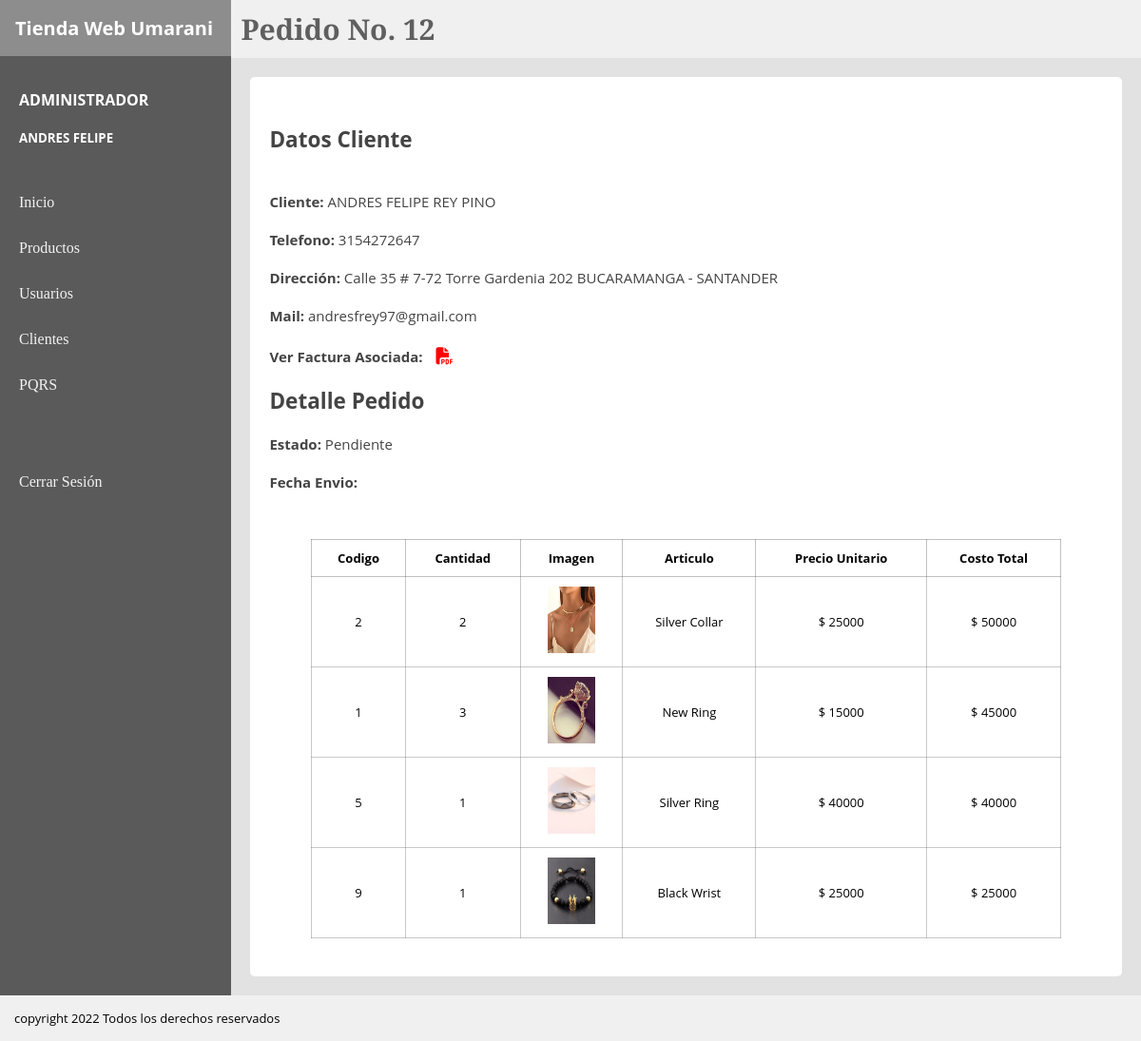
/Controller/mostrarDetallePedido.php?vis=12 (signed in), run on an earlier commit of the app's database.
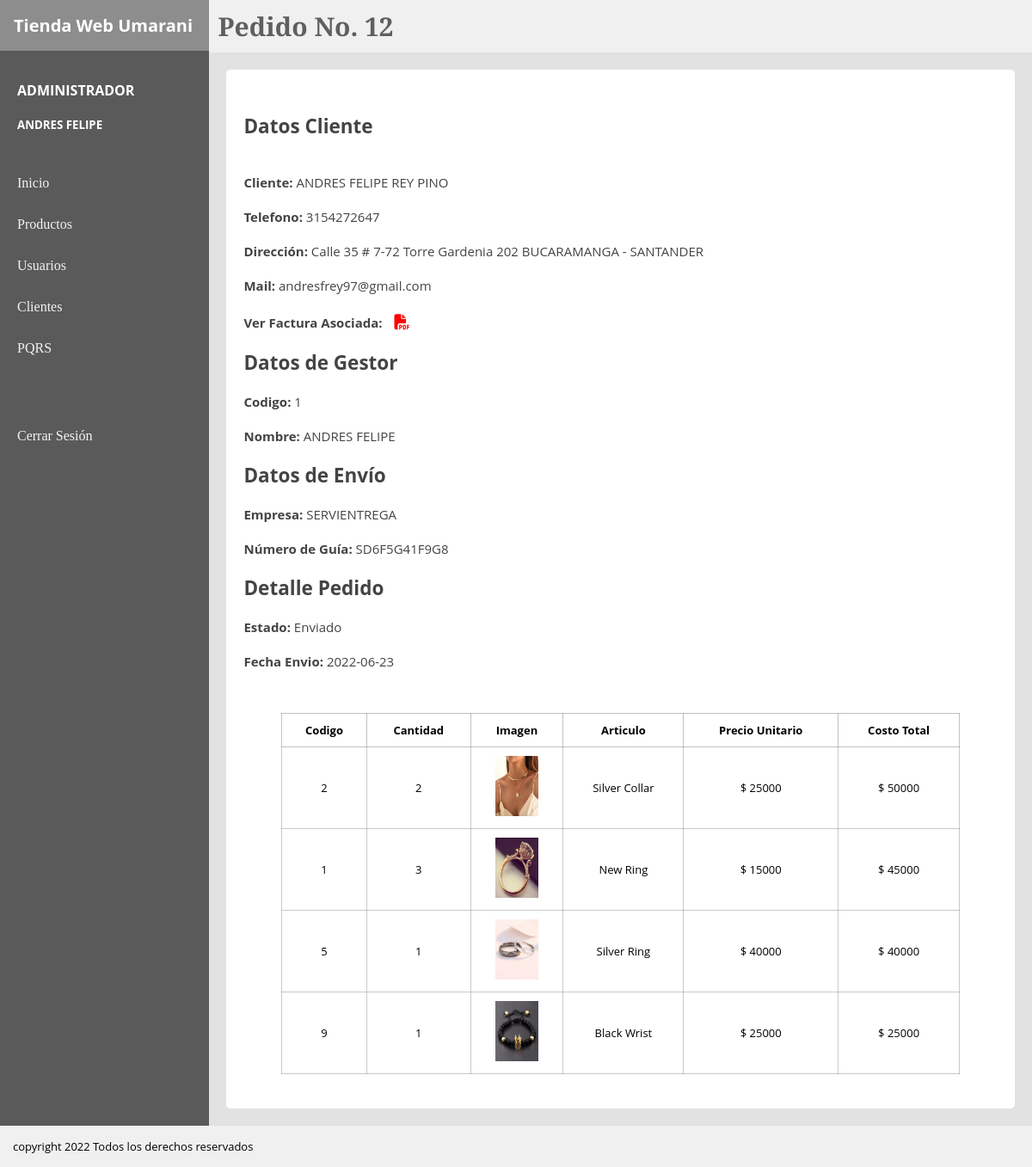
And on a later commit of the database.
### tables this page shows
CREATE TABLE `factura` (
  `facturaId` int(11) NOT NULL AUTO_INCREMENT,
  `facturaFecha` date NOT NULL,
  `facturaCostoTotal` int(11) NOT NULL,
  `facturaClienteDoc` varchar(50) NOT NULL,
  `factura_tipoPagoId` int(11) NOT NULL,
  `facturaClienteId` int(11) NOT NULL,
  `facturaClienteDireccion` varchar(250) NOT NULL,
  `facturaImpuestoId` int(11) NOT NULL,
  PRIMARY KEY (`facturaId`),
  KEY `fk_facturaClienteDoc` (`facturaClienteId`),
  KEY `fk_factura_tipoPagoId` (`factura_tipoPagoId`),
  KEY `impuestoId` (`facturaImpuestoId`),
  CONSTRAINT `fk_facturaClienteDoc` FOREIGN KEY (`facturaClienteId`) REFERENCES `cliente` (`clienteId`),
  CONSTRAINT `fk_factura_tipoPagoId` FOREIGN KEY (`factura_tipoPagoId`) REFERENCES `tipopago` (`tipoPagoId`)
);

CREATE TABLE `cliente` (
  `clienteId` int(11) NOT NULL AUTO_INCREMENT,
  `clienteNombre` varchar(50) NOT NULL,
  `clienteApellido` varchar(50) NOT NULL,
  `clienteTelefono` varchar(10) NOT NULL,
  `clienteEmail` varchar(150) NOT NULL,
  `clienteContraseña` varchar(10) NOT NULL,
  PRIMARY KEY (`clienteId`)
);

CREATE TABLE `productoporpedido` (
  `prodPedId` int(11) NOT NULL AUTO_INCREMENT,
  `prodPed_artId` int(11) NOT NULL,
  `prodPed_pedidoId` int(11) NOT NULL,
  `prodPedCant` int(11) NOT NULL,
  `prodPedValorArt` int(11) NOT NULL,
  PRIMARY KEY (`prodPedId`),
  KEY `fk_prodPed_artId` (`prodPed_artId`),
  KEY `fk_prodPed_pedidoId` (`prodPed_pedidoId`),
  CONSTRAINT `fk_prodPed_artId` FOREIGN KEY (`prodPed_artId`) REFERENCES `articulo` (`artId`),
  CONSTRAINT `fk_prodPed_pedidoId` FOREIGN KEY (`prodPed_pedidoId`) REFERENCES `pedido` (`pedidoId`)
);

CREATE TABLE `articulo` (
  `artId` int(11) NOT NULL AUTO_INCREMENT,
  `artNombre` varchar(150) NOT NULL,
  `artPrecio` int(11) NOT NULL,
  `artCantidad` int(11) NOT NULL,
  `artVista` varchar(250) NOT NULL,
  `artEstado` varchar(15) NOT NULL,
  `artCategoriaId` int(11) NOT NULL,
  PRIMARY KEY (`artId`),
  KEY `fk_artCategoriaId` (`artCategoriaId`),
  CONSTRAINT `fk_artCategoriaId` FOREIGN KEY (`artCategoriaId`) REFERENCES `categoria` (`categoriaId`)
);

CREATE TABLE `despacho` (
  `despachoId` varchar(250) NOT NULL,
  `despachoempresaId` int(11) NOT NULL,
  `despachoPedidoId` int(11) NOT NULL,
  `despachoUsuarioId` int(11) NOT NULL,
  `despachoFecha` date NOT NULL,
  PRIMARY KEY (`despachoId`),
  KEY `despachoempresaId` (`despachoempresaId`),
  KEY `despachoPedidoId` (`despachoPedidoId`),
  KEY `despachoUsuarioId` (`despachoUsuarioId`),
  CONSTRAINT `despacho_ibfk_1` FOREIGN KEY (`despachoempresaId`) REFERENCES `empresaenvio` (`empresaId`),
  CONSTRAINT `despacho_ibfk_2` FOREIGN KEY (`despachoPedidoId`) REFERENCES `pedido` (`pedidoId`),
  CONSTRAINT `despacho_ibfk_3` FOREIGN KEY (`despachoUsuarioId`) REFERENCES `usuariotienda` (`usuarioId`)
);

CREATE TABLE `usuariotienda` (
  `usuarioId` int(11) NOT NULL AUTO_INCREMENT,
  `usuarioNombre` varchar(50) NOT NULL,
  `usuarioApellido` varchar(50) NOT NULL,
  `usuarioDoc` varchar(12) NOT NULL,
  `usuarioRolId` int(11) NOT NULL,
  `usuarioContraseña` varchar(10) NOT NULL,
  `usuarioEstado` varchar(12) NOT NULL,
  PRIMARY KEY (`usuarioId`),
  UNIQUE KEY `UQ_usuarioDoc` (`usuarioDoc`),
  KEY `fk_usuarioRolId` (`usuarioRolId`),
  CONSTRAINT `fk_usuarioRolId` FOREIGN KEY (`usuarioRolId`) REFERENCES `rol` (`rolId`)
);

CREATE TABLE `empresaenvio` (
  `empresaId` int(11) NOT NULL AUTO_INCREMENT,
  `empresaNombre` varchar(200) NOT NULL,
  PRIMARY KEY (`empresaId`)
);

CREATE TABLE `pedido` (
  `pedidoId` int(11) NOT NULL,
  `pedidoFechaInicio` date NOT NULL,
  `pedidoFechaFin` date DEFAULT NULL,
  `pedidoEstado` varchar(20) NOT NULL DEFAULT 'Pendiente',
  `pedidoClienteId` int(11) NOT NULL,
  `pedidoUsuarioId` int(11) DEFAULT NULL,
  `pedidoFacturaId` int(11) NOT NULL,
  `pedidoCostoTotal` int(11) NOT NULL,
  `pedidoDireccionId` bigint(20) NOT NULL,
  PRIMARY KEY (`pedidoId`),
  KEY `fk_pedidoFacturaId` (`pedidoFacturaId`),
  KEY `fk_ordenClienteId` (`pedidoClienteId`),
  KEY `fk_pedidoUsuarioId` (`pedidoUsuarioId`),
  KEY `direccionpedido` (`pedidoDireccionId`),
  CONSTRAINT `fk_ordenClienteId` FOREIGN KEY (`pedidoClienteId`) REFERENCES `cliente` (`clienteId`),
  CONSTRAINT `fk_pedidoFacturaId` FOREIGN KEY (`pedidoFacturaId`) REFERENCES `factura` (`facturaId`),
  CONSTRAINT `fk_pedidoUsuarioId` FOREIGN KEY (`pedidoUsuarioId`) REFERENCES `usuariotienda` (`usuarioId`)
);

### View/VerDetallePedido.php (the view, shortened to what this page needs)
<?php
    require_once('../Controller/mostrarDetallePedido.php');
?>
<!DOCTYPE html>
<html lang="en">
<head>
</head>
<body>
<link rel="stylesheet" href="../CSS/productosEstilos.css">
    <div class="padre">
        <div class="board">
            <div class="titulo">
                <h1>Tienda Web Umarani</h1>
            </div>
            <div class="usuario">
                <h4><?php echo "$_SESSION[rol] "; ?></h4>
                <h5><?php echo "$_SESSION[nombre] $_SESSION[apellido] "; ?></h5>
            </div>
            <nav class="secciones">
                <a href="#">Inicio</a>
                <a href="../View/Productos.php">Productos</a>
                <a href="../View/Usuarios.php">Usuarios</a>
                <a href="../View/adminClientes.php">Clientes</a>
                <a href="../View/PQRS.php">PQRS</a> <br><br><br>
                <a href="../Controller/cerrarSesion.php">Cerrar Sesión</a>
            </nav>
        </div>
        <div class="content">
        <header class="header">
            <h1>Pedido No. <?php echo "$id" ?></h1>
        </header>
        <section class="section">
            <div class="container">
                <div class="filtros" >
                        <h1>Datos Cliente</h1><br><br>
                        <p><b>Cliente: </b>  <?php echo "$nombre $apellido" ?></p><br>
                        <p><b>Telefono: </b>   <?php echo "$telefono" ?>   </p><br>
                        <p><b>Dirección: </b>  <?php echo "$direccion" ?> </p><br>
                        <p><b>Mail: </b>  andresfrey97@gmail.com </p><br>
                        <p> <b> Ver Factura Asociada: </b><a class="cancel" href="../Controller/ImprimirFactura.php?factId=<?php echo "$id" ?>"> <i class="fas fa-file-pdf"></i></a><br> </p><br>
                      <?php  if(isset($cGuia)) {   ?>
                        <h1>Datos de Gestor</h1> <br>
                        <p><b>Codigo:</b> <?php echo "$uCodigo" ?> </p><br>
                        <p><b>Nombre:</b> <?php echo "$uNombre $uApellido" ?></p><br>
                        <h1>Datos de Envío</h1> <br>
                        <p><b>Empresa:</b> <?php echo "$eLogistica" ?></p><br>
                        <p><b>Número de Guía:</b> <?php echo "$cGuia" ?></p><br>
                        <?php    }   ?>
                        <h1>Detalle Pedido</h1><br>
                        <p><b>Estado:</b> <?php if(isset($pedEstado)) {echo "$pedEstado"; } else {echo"Pendiente";} ?> </p><br>
                        <p><b>Fecha Envio:</b> <?php if(isset($estadoFecha)) {echo "$estadoFecha"; } else {echo"";} ?> </p><br>
                </div>
                <table>
                    <tr>
                        <th>Codigo</th>
                        <th>Cantidad</th>
                        <th>Imagen</th>
                        <th>Articulo</th>
                        <th>Precio Unitario</th>
                        <th>Costo Total</th>
                    </tr>
                     <?php
                        while($detPed = mysqli_fetch_array($detallePedido)){
                     ?>
                    <tr class="información" >
                        <td> <?php echo $detPed['artId']   ?></td>
                        <td> <?php echo $detPed['prodPedCant']   ?> </td>
                        <td> <img src="<?php echo $detPed['artVista']   ?>" alt=""> </td>
                        <td> <?php echo $detPed['artNombre']   ?></td>
                        <td> <?php echo "$ " . $detPed['artPrecio']   ?></td>
                        <td> <?php echo "$ " . $detPed['artPrecio'] * $detPed['prodPedCant']  ?></td>
                        <?php
                        }
                     ?>
                </table>
            </div>
        </section>
        </div>
    </div>
    <footer class="footer">
        <p>copyright 2022 Todos los derechos reservados</p>
    </footer>
</body>
</html>

### Controller/mostrarDetallePedido.php (shortened to what this page needs)
<?php
require('../Model/M_Pedidos.php');
if(isset($_REQUEST['vis'])){
$id = $_REQUEST['vis'];
$datosPedido = mysqli_query($conexionPedido,"SELECT * FROM factura
JOIN cliente
ON clienteId = facturaClienteId
WHERE facturaId = $id")
or die("Problemas en el select" . mysqli_error($conexionPedido));
while($datped = mysqli_fetch_array($datosPedido)){
    $nombre = $datped['clienteNombre'];
    $apellido = $datped['clienteApellido'];
    $direccion = $datped['facturaClienteDireccion'];
    $telefono = $datped['clienteTelefono'];
}
$detallePedido = mysqli_query($conexionPedido,"SELECT * FROM productoporpedido
JOIN pedido
ON pedidoId = prodPed_pedidoId
JOIN articulo
ON artId = prodPed_artId
WHERE pedidoId= $id")
or die("Problemas en el select" . mysqli_error($conexionPedido));
$datosDespacho = mysqli_query($conexionPedido,"SELECT * FROM  pedido
JOIN despacho
ON  pedidoId = despachoPedidoId
JOIN usuariotienda
ON usuarioId = despachoUsuarioId
JOIN empresaenvio
ON despachoEmpresaId = empresaId
WHERE despachoPedidoId = $id")
or die("Problemas en el select" . mysqli_error($conexionPedido));
while($desp = mysqli_fetch_array($datosDespacho)){
    $uNombre = $desp['usuarioNombre'];
    $uApellido = $desp['usuarioApellido'];
    $uCodigo = $desp['usuarioId'];
    $eLogistica = $desp['empresaNombre'];
    $cGuia = $desp['despachoId'];
    $pedEstado = $desp['pedidoEstado'];
    $estadoFecha = $desp['despachoFecha'];
}
include('../View/VerDetallePedido.php');
}
?>

### CSS/productosEstilos.css (style rules this page uses)
* { padding: 0px; margin: 0px; }
.padre { display: flex; }
.board { background: #5a5a5a; flex: 1 1 auto; height: auto; }
.titulo { background: #8d8d8d; padding: 10px; }
.titulo h1 { font-family: 'Open Sans', sans-serif; font-size: 20px; padding: 6px; color:rgb(255, 255, 255); }
.usuario { padding: 10px; margin-top: 15px; }
.usuario h4 { color: rgb(255, 255, 255); font-family: 'Open Sans', sans-serif; padding: 10px; }
.usuario h5 { color: rgb(255, 255, 255); font-family: 'Open Sans', sans-serif; padding: 10px; }
.secciones { padding: 10px; }
.secciones a { display: block; padding: 10px; color: rgb(243, 243, 243); text-decoration: none; margin-top: 10px; font-family: 'Bitter', serif; transition: 0.3s ease-in-out; }
.content { flex: 100 1 auto; }
.header { background: #f0f0f0; }
.header h1 { font-family: 'Bitter', serif; font-size: 30px; padding: 10px; color: rgb(95, 95, 95); }
.section { background: #e2e2e2; padding: 20px; min-height: 720px; }
.container { padding: 20px; border-radius: 5px; background: #ffffff; }
table { margin-left: auto; margin-right: auto; border: 1px solid rgba(95, 95, 95, 0.384); border-collapse: collapse; width: 90%; font-family: 'Open Sans', sans-serif; font-size: 13px; }
th { border: 1px solid rgba(95, 95, 95, 0.384); text-align: center; padding: 10px; }
td { border: 0.5px solid rgba(95, 95, 95, 0.336); padding: 10px; text-align: center; }
td img { width: 50px; height: 70px; }
.cancel { color: rgb(255, 0, 0); font-size: 18px; padding: 10px; }
.filtros { margin: 30px 0px; font-family: 'Open Sans', sans-serif; font-size: 15px; color: #444444; }
.footer { background: #f0f0f0; padding: 15px; font-family: 'Open Sans', sans-serif; font-size: 13px; }

What changed in the data, as far as the page shows it:
added despacho: despachoUsuarioId.usuarioId "1", despachoUsuarioId.usuarioNombre "ANDRES", despachoUsuarioId.usuarioApellido "FELIPE", despachoempresaId.empresaNombre "SERVIENTREGA", despachoId "SD6F5G41F9G8", despachoPedidoId.pedidoEstado "Enviado", despachoFecha "2022-06-23"
Also different on the page:
text no longer shown: "Pendiente"
text now shown: "Datos de Gestor Codigo: Nombre: Datos de Envío Empresa: Número de Guía:"
